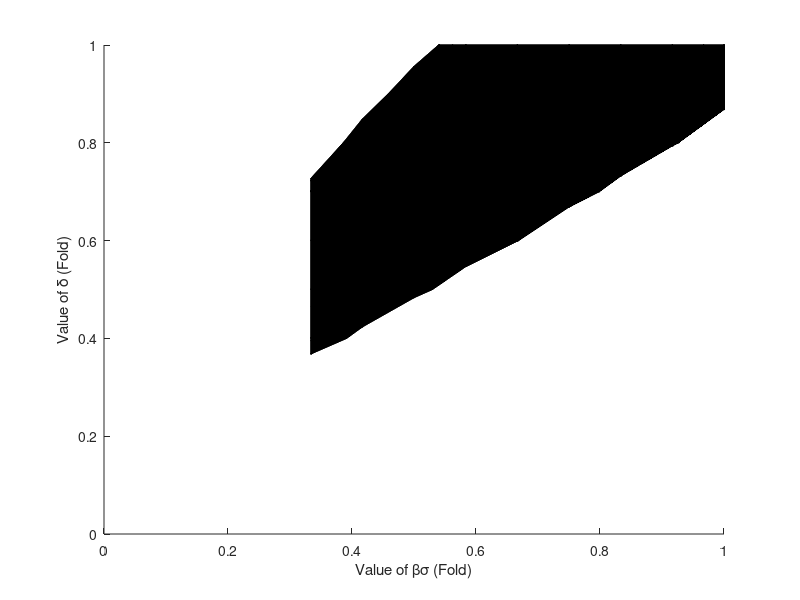

The MATLAB source for this figure: (Note: this script raises an error after producing the figure.)
%% Description
% This MATLAB program aims to visualize Hopf bifurcation subspace in
% alpha-beta*sigma-delta parameter space where p53 oscillations can be
% self-sustained (MovieS1.mp4).

function main
%% Load Data
load("Data/EP_Jacobian_3D_dense_rawData.mat")

param_A_fc=param_A./0.4;
param_B_fc=param_B./1.8; 
param_delta_fc=param_delta./0.75; 

%% Animation
t = linspace(0,5.8*pi,200);
h = figure; 
axis tight manual 

p = patch(isosurface(param_B_fc(1:27),param_delta_fc(1:28),param_A_fc(1:20),mtx_p(1:28,1:27,1:20),0)); hold on 
xlabel('Value of \beta\sigma (Fold)'); 
ylabel('Value of \delta (Fold)'); 
zlabel('Value of \alpha (Fold)');
zticks(0:0.5:2.5);
p.FaceColor = '#E1F1FF';
p.EdgeColor = 'none';
daspect([1 1 1])
view(3); 
axis tight
camlight 
lighting gouraud
grid on

% add auxilliary items
plot3(1,1,1,'ro','MarkerSize',7,'MarkerFaceColor','#FF0000');
txt = 'Hopf'; text(1.4,1.2,2.4,txt,'FontSize',20);
txt = 'No Hopf'; text(1.6,0.5,0.2,txt,'FontSize',20);
txt = ['p53' newline 'missense' newline 'mutations']; text(0.3,1.8,0.8,txt,'FontSize',12);
txt = 'Loss of p53'; text(0.8,1.2,0.4,txt,'FontSize',12);
txt = ['Overexpression of' newline 'Mdm2 or Mdm4']; text(2,1,1.2,txt,'FontSize',12);
txt = 'Loss of ATM'; text(1.2,0.3,0.9,txt,'FontSize',12);
x=[1,1]; y=[1,1]; z=[0,0.01];plot3(x,y,z,'.w','LineWidth',0.01);
X=ones(1,4); Y=ones(1,4); Z=ones(1,4); U=[-0.75,0,1,0.5]; V=[0,0,0,-0.5]; W=[0,-0.4,0,0];
quiver3(X,Y,Z,U,V,W,0,'-k','LineWidth',2.3,'MaxHeadSize',0.4);


% Create frames by rotating the 3D object
for i=1:length(t)
    view([-52+20*t(i) 5]);
    mVector(i) = getframe(h);
end

%% Write the frames out as a MPEG-4 file
myWriter = VideoWriter('p53_Hopf_3D','MPEG-4');
myWriter.FrameRate=10;

open(myWriter);
writeVideo(myWriter, mVector);
close(myWriter);

return